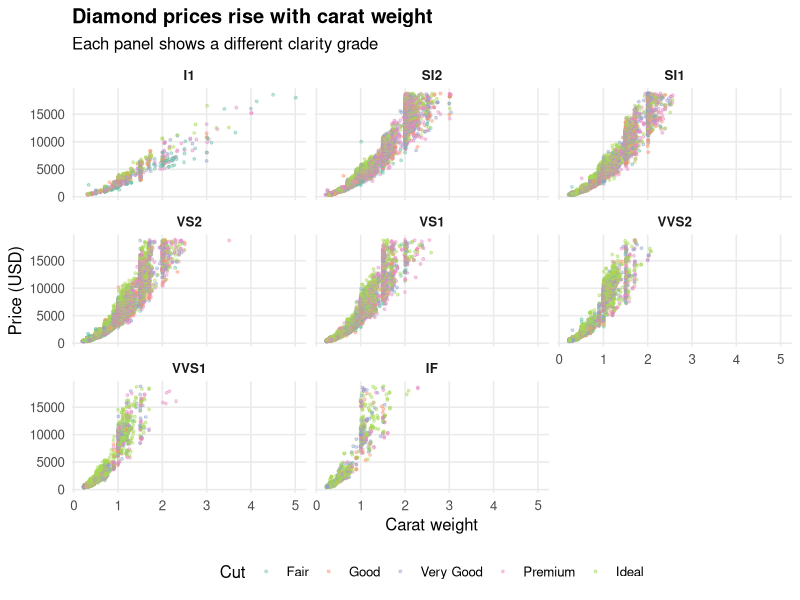

This chart was generated by the following R code:
result <- sum(1:10)
print(result)

library(tidyverse)

diamonds_plot <- ggplot(diamonds, aes(x = carat, y = price, color = cut)) +
  geom_point(alpha = 0.4, size = 0.7) +
  facet_wrap(~clarity) +
  scale_color_brewer(palette = "Set2") +
  labs(
    title = "Diamond prices rise with carat weight",
    subtitle = "Each panel shows a different clarity grade",
    x = "Carat weight",
    y = "Price (USD)",
    color = "Cut"
  ) +
  theme_minimal(base_size = 12) +
  theme(
    legend.position = "bottom",
    panel.grid.minor = element_blank(),
    strip.text = element_text(face = "bold"),
    plot.title = element_text(face = "bold")
  )

ggsave("diamonds-1.png", plot = diamonds_plot, width = 11, height = 7, dpi = 300)
